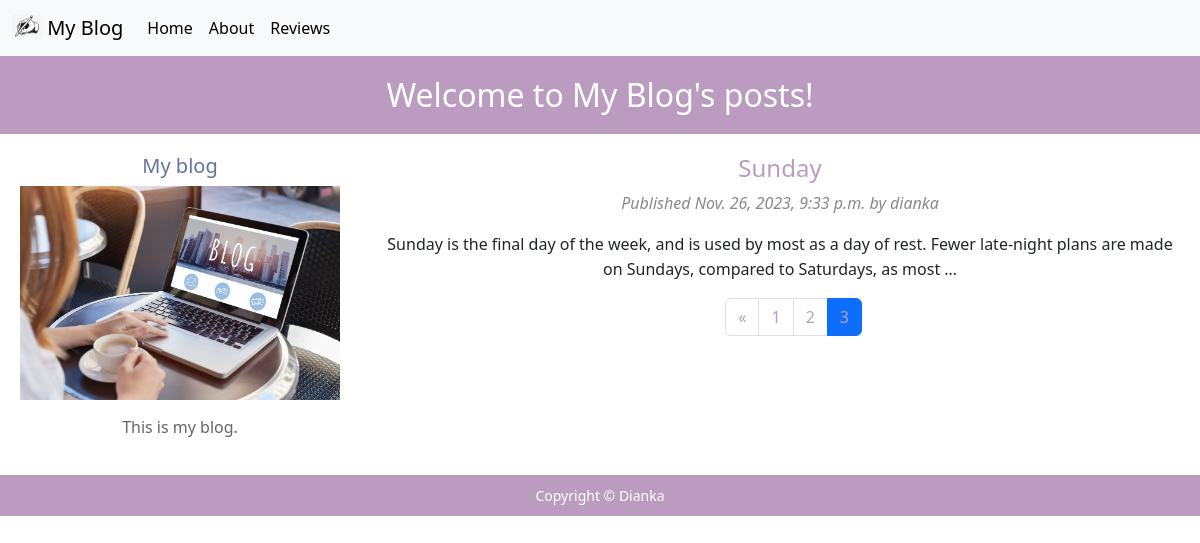
Page /blog/?page=3 on the committed database.
### blog/models.py (models this page shows)
class Post(models.Model):
    STATUS_CHOICES = (
        ('draft', 'Draft'),
        ('published', 'Published'),
    )
    title = models.CharField(max_length=250)
    slug = models.SlugField(max_length=250, unique_for_date='publish')
    author = models.ForeignKey(User, on_delete=models.CASCADE, related_name='blog_posts')
    body = models.TextField()
    publish = models.DateTimeField(default=timezone.now)
    created = models.DateTimeField(auto_now_add=True)
    updated = models.DateTimeField(auto_now=True)
    status = models.CharField(max_length=10, choices=STATUS_CHOICES, default='draft')
    def get_absolute_url(self):
        return reverse('blog:post_detail',
                       args=[self.publish.year, self.publish.month, self.publish.day, self.slug])

### blog/views.py (the view)
# urls.py: path('', views.post_list, name='post_list'),
def post_list(request):
    object_list = Post.objects.all()
    paginator = Paginator(object_list, 3)  # 3 articole pe pagină
    page = request.GET.get('page')
    try:
        posts = paginator.page(page)
    except PageNotAnInteger:  # Returnează prima pagină când numărul paginii nu este un întreg
        posts = paginator.page(1)
    except EmptyPage:  # Dacă numărul paginii este mai mare decât numărul total al paginilor, returnăm ultima pagină
        posts = paginator.page(paginator.num_pages)
    return render(request, 'blog/post/list.html', {'page': page, 'posts': posts})

### blog/templates/blog/post/list.html (shortened to what this page needs)
{% extends "blog/base.html" %}
{% block content %}
    {% for post in posts %}
        <h2><a href="{{ post.get_absolute_url }}">{{ post.title }}</a></h2>
        <p class="date">Published {{ post.publish }} by {{ post.author }}</p>
        {{ post.body|truncatewords:30|linebreaks }}
    {% endfor %}
{% include "../pagination.html" with page=posts %}
{% endblock %}

### blog/static/css/blog.css (style rules this page uses)
#content h2 { margin-top: 0; font-size: 24px; color: #BB9CC0; }
#content .date { font-style: italic; color: #888; }
#content p { line-height: 1.6; margin-bottom: 15px; }
#content a { text-decoration: none; color: #BB9CC0; }

### rows in the picture
Post: title "Sunday", publish "Nov. 26, 2023, 9:33 p.m.", author "dianka", body "Sunday is the final day of the week, and is used by most as a day of rest. Fewer late-night plans are made on Sundays, compared to Saturdays, as most …"

### other values in the picture
{{ num }} "1" "2" "3"
